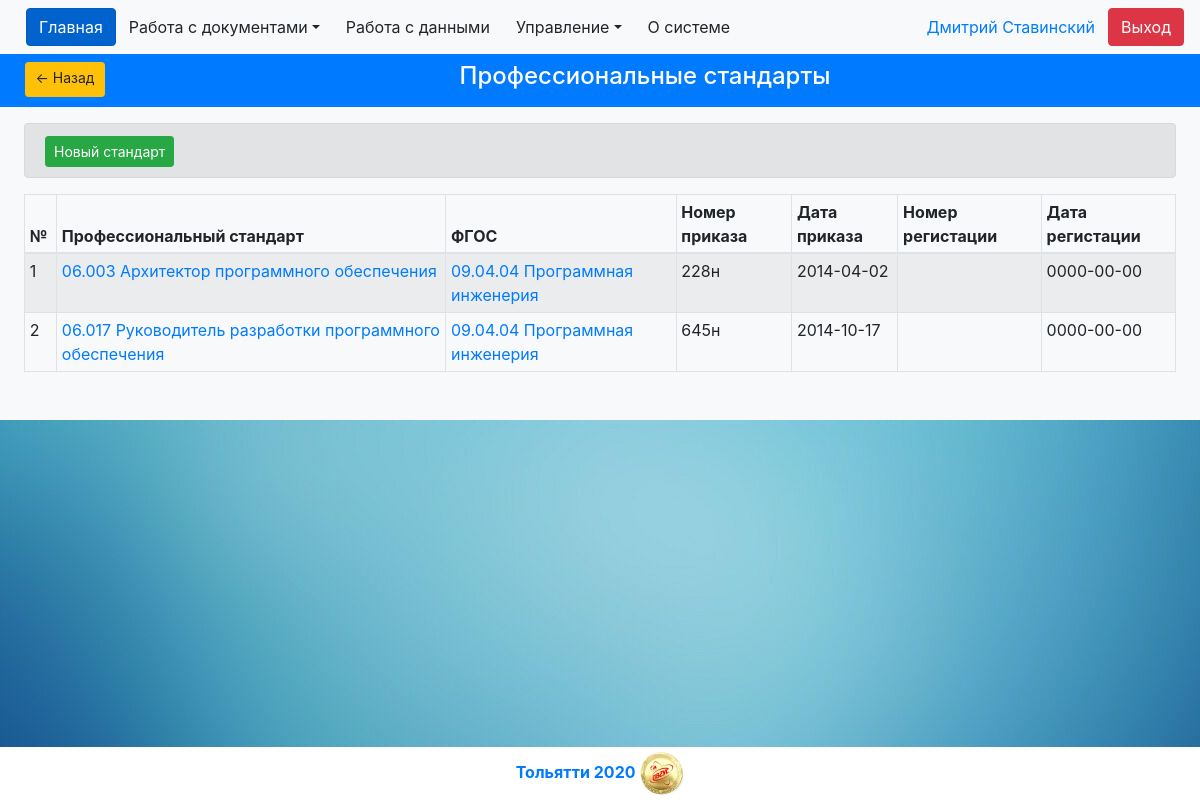
Page /pages/data.php?page=prof (signed in) on the committed database.
### tables this page shows
CREATE TABLE `prof_standards` (
  `id` int(10) UNSIGNED NOT NULL,
  `fgos_id` int(10) UNSIGNED NOT NULL,
  `code` varchar(10) NOT NULL,
  `name` varchar(180) NOT NULL,
  `number` varchar(10) NOT NULL,
  `date` date NOT NULL,
  `reg_number` varchar(10) NOT NULL,
  `reg_date` date NOT NULL
);

CREATE TABLE `courses` (
  `id` int(10) UNSIGNED NOT NULL,
  `number` varchar(10) NOT NULL,
  `name` varchar(60) NOT NULL,
  `qualification_id` int(10) UNSIGNED NOT NULL
);

### front/body/data/prof.php (the view, shortened to what this page needs)
<div class="px-4 py-2 bg-primary font-weight-bold text-white container-fluid">
	<div class="row">
		<a class="btn btn-warning btn-sm back" href="/pages/data.php" style="height: 35px; width: 5rem; margin-left: 1rem" title="Назад" data-toggle="tooltip" data-placement="right">&#8592; Назад</a>
		<div class="h4" id="page_title" style="margin-left: 30%">Профессиональные стандарты</div>
	</div>
</div>
<div class="px-4 py-3 bg-light">
	<div class="alert alert-secondary col" style="height: 55px">
		<input class="btn btn-success btn-sm" type="button" id="create_fgos_button" value="Новый стандарт">
	</div>
	<table class="table table-bordered table-striped table-sm">
		<thead>
			<tr>
				<th scope="col" style="width: 2rem">№</th>
				<th scope="col">Профессиональный стандарт</th>
				<th scope="col">ФГОС</th>
				<th scope="col">Номер приказа</th>
				<th scope="col">Дата приказа</th>
				<th scope="col">Номер регистации</th>
				<th scope="col">Дата регистации</th>
			</tr>
		</thead>
		<tbody>
			<?php
				global $link;
				$sql = "SELECT `value` FROM `constants` WHERE `key` = 'limitObj'";
				$result = mysqli_query($link, $sql);
				$limit = mysqli_fetch_array($result);
				$counter = 0;
				$sql = "SELECT    fgos.id
								, course.number
								, course.name
								, prof.id
								, prof.code
								, prof.name
								, prof.number
								, prof.date
								, prof.reg_number
								, prof.reg_date
						FROM  `prof_standards` prof
							, `fgos` fgos
							, `courses` course
						WHERE prof.fgos_id = fgos.id
						  and fgos.course_id = course.id
						LIMIT ".$limit[0]."";
				$result = mysqli_query($link, $sql);
				while($row = mysqli_fetch_array($result)){
					$counter++;
					echo '<tr>'."\n".'<td>'.$counter.'</td>'."\n";
					echo '<td><a href="?page=prof&id='.$row[3].'">'.$row[4].' '.$row[5].'</td>'."\n";
					echo '<td><a href="?page=fgos&id='.$row[0].'">'.$row[1].' '.$row[2].'</a></td>'."\n";
					echo '<td>'.$row[6].'</td>'."\n";
					echo '<td>'.$row[7].'</td>'."\n";
					echo '<td>'.$row[8].'</td>'."\n";
					echo '<td>'.$row[9].'</td>'."\n";
					echo '</tr>'."\n";
				};
			?>
		</tbody>
	</table>
</div>

### front/css/background.css (style rules this page uses)
body { background: #0cabfa url(../img/Background.jpg) center fixed no-repeat; -moz-background-size: 100%; -webkit-background-size: 100%; -o-background-size: 100%; background-size: auto; }

### rows in the picture
prof_standards: code "06.003", name "Архитектор программного обеспечения", courses.number "09.04.04", courses.name "Программная инженерия", number "228н", date "2014-04-02", reg_date "0000-00-00"
prof_standards: code "06.017", name "Руководитель разработки программного обеспечения", courses.number "09.04.04", courses.name "Программная инженерия", number "645н", date "2014-10-17", reg_date "0000-00-00"

### other values in the picture
$first "Дмитрий"
$second "Ставинский"
